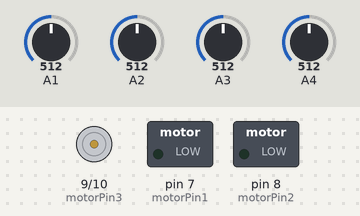
Recording of a sketch running on a simulated Arduino Uno, built with avr-gcc and run on an emulated ATmega328P. On the bench: motor-driver pin pairs drawn as motors (green arrow = first pin HIGH = forward, orange = second pin HIGH = backward, longer = more drive), switched loads named in the sketch (green lamp = pin HIGH). Inputs (shaded band) come from the test bench; at power-on: A3 = 512, A4 = 512, A1 = 512, A2 = 512.

Above: at 1.2 s.
1.3 s: A3 set to 561
2.8 s: A3 set to 581
At 4.2 s:
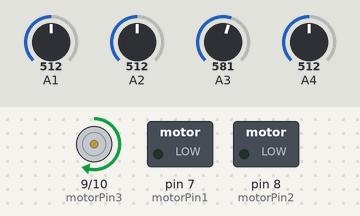
5.8 s: A4 set to 565
7.3 s: A4 set to 587
At 7.6 s:
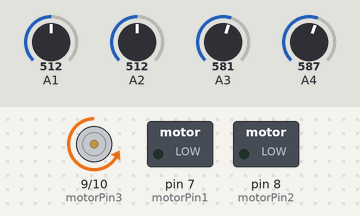
Timing chart, 0 to 10.8 s (numbered marks = the images above; inputs shaded):
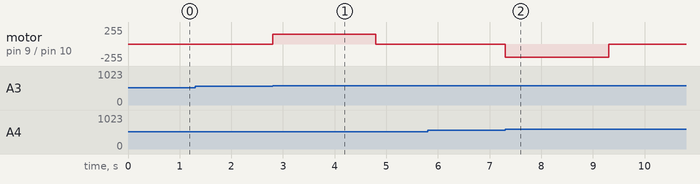

Measured:
- the behaviour switches between 572 and 573 on A3 (found by bisection; images 0 and 1)
- the behaviour switches between 572 and 573 on A4 (found by bisection; images 1 and 2)
- after the input at 1.3 s, every drawn part: stays the same
- after the input at 2.8 s, motor on pin 9 (motorPin3) / pin 10 (motorPin4): stopped → forward 150/255 at once, → stopped 2.0 s later
- after the input at 5.8 s, every drawn part: stays the same
- after the input at 7.3 s, motor on pin 9 (motorPin3) / pin 10 (motorPin4): stopped → backward 200/255 at once, → stopped 2.0 s later

The sketch:

robotics_motor.ino
```cpp
/*
Use a transistor to spin a motor at different speeds, with pulse-width modulation (PWM) to vary the speed of a motor.
The transistor is turned on and off with the digitalWrite() function, which can also be used to vary the speed of the motor.
The analogWrite() function pulses a pin, varying the width of the pulse from 0% to 100%. We call this technique "PWM", for "Pulse-Width Modulation".

Note: for PWM values below 50 or so

*/

const int sensorPin1 = 1;
const int sensorPin2 = 2;
const int sensorPin3 = 3;
const int sensorPin4 = 4;

const int motorPin1 = 7;
const int motorPin2 = 8;
const int motorPin3 = 9;
const int motorPin4 = 10;

const int LIGHT_THRESHOLD = 127;
const unsigned long SWITCH_OFF_DELAY = 2000; // 2s
const unsigned long SWITCH_ON_DELAY = 1000; // 1s

int lightLevel1;
int lightLevel2;
int lightLevel3;
int lightLevel4;
int high1 = 0, low1 = 1023;
int high2 = 0, low2 = 1023;
int high3 = 0, low3 = 1023;
int high4 = 0, low4 = 1023;

const int maxSpeed1 = 50;
const int maxSpeed2 = 100;
const int maxSpeed3 = 150;
const int maxSpeed4 = 200;

int speed1 = 0;
int speed2 = 0;
int speed3 = 0;
int speed4 = 0;

unsigned long currentTime;
unsigned long time1 = 0;
unsigned long time2 = 0;
unsigned long time3 = 0;
unsigned long time4 = 0;

void setup()
{
    // Set up the motor pin to be an output:
    pinMode(motorPin1, OUTPUT);
    pinMode(motorPin2, OUTPUT);
    pinMode(motorPin3, OUTPUT);
    pinMode(motorPin4, OUTPUT);

    // Set up the serial port:
    Serial.begin(9600);
}

void loop()
{
    lightLevel1 = autoTune(sensorPin1, &low1, &high1);
    lightLevel2 = autoTune(sensorPin2, &low2, &high2);
    lightLevel3 = autoTune(sensorPin3, &low3, &high3);
    lightLevel4 = autoTune(sensorPin4, &low4, &high4);

    currentTime = millis();

    pulseMotor(lightLevel1, &speed1, &time1, currentTime, maxSpeed1);
    pulseMotor(lightLevel2, &speed2, &time2, currentTime, maxSpeed2);
    pulseMotor(lightLevel3, &speed3, &time3, currentTime, maxSpeed3);
    pulseMotor(lightLevel4, &speed4, &time4, currentTime, maxSpeed4);

    analogWrite(motorPin1, speed1);
    analogWrite(motorPin2, speed2);
    analogWrite(motorPin3, speed3);
    analogWrite(motorPin4, speed4);
}

int autoTune(int sensorPin, int* low, int* high)
{
    // As we mentioned above, the light-sensing circuit we built
    // won't have a range all the way from 0 to 1023. It will likely
    // be more like 300 (dark) to 800 (light).

    // In the manualTune() function above, you need to repeatedly
    // change the values and try the program again until it works.
    // But why should you have to do that work? You've got a
    // computer in your hands that can figure things out for itself!

    // In this function, the Arduino will keep track of the highest
    // and lowest values that we're reading from analogRead().

    // If you look at the top of the sketch, you'll see that we've
    // initialized "low" to be 1023. We'll save anything we read
    // that's lower than that:

    int lightLevel = analogRead(sensorPin);

    if (lightLevel < *low)
    {
        *low = lightLevel;
    }

    // We also initialized "high" to be 0. We'll save anything
    // we read that's higher than that:

    if (lightLevel > *high)
    {
        *high = lightLevel;
    }

    // Once we have the highest and lowest values, we can stick them
    // directly into the map() function. No manual tweaking needed!

    // One trick we'll do is to add a small offset to low and high,
    // to ensure that the LED is fully-off and fully-on at the limits
    // (otherwise it might flicker a little bit).

    lightLevel = map(lightLevel, *low+30, *high-30, 0, 255);
    lightLevel = constrain(lightLevel, 0, 255);

    return lightLevel;
}

void pulseMotor(int lightLevel, int* speed, unsigned long* time, unsigned long currentTime, int maxSpeed) {
    if (lightLevel > LIGHT_THRESHOLD) {
        if (*speed == 0 && *time < currentTime) {
            *speed = maxSpeed;
            *time = currentTime + SWITCH_OFF_DELAY;
        } else if (currentTime < *time) {
            // dont change speed - inside of the interval
        } else {
            *speed = 0;
            *time = currentTime + SWITCH_ON_DELAY;
        }
    } else {
        *time = 0;
        *speed = 0;
    }
}
```
